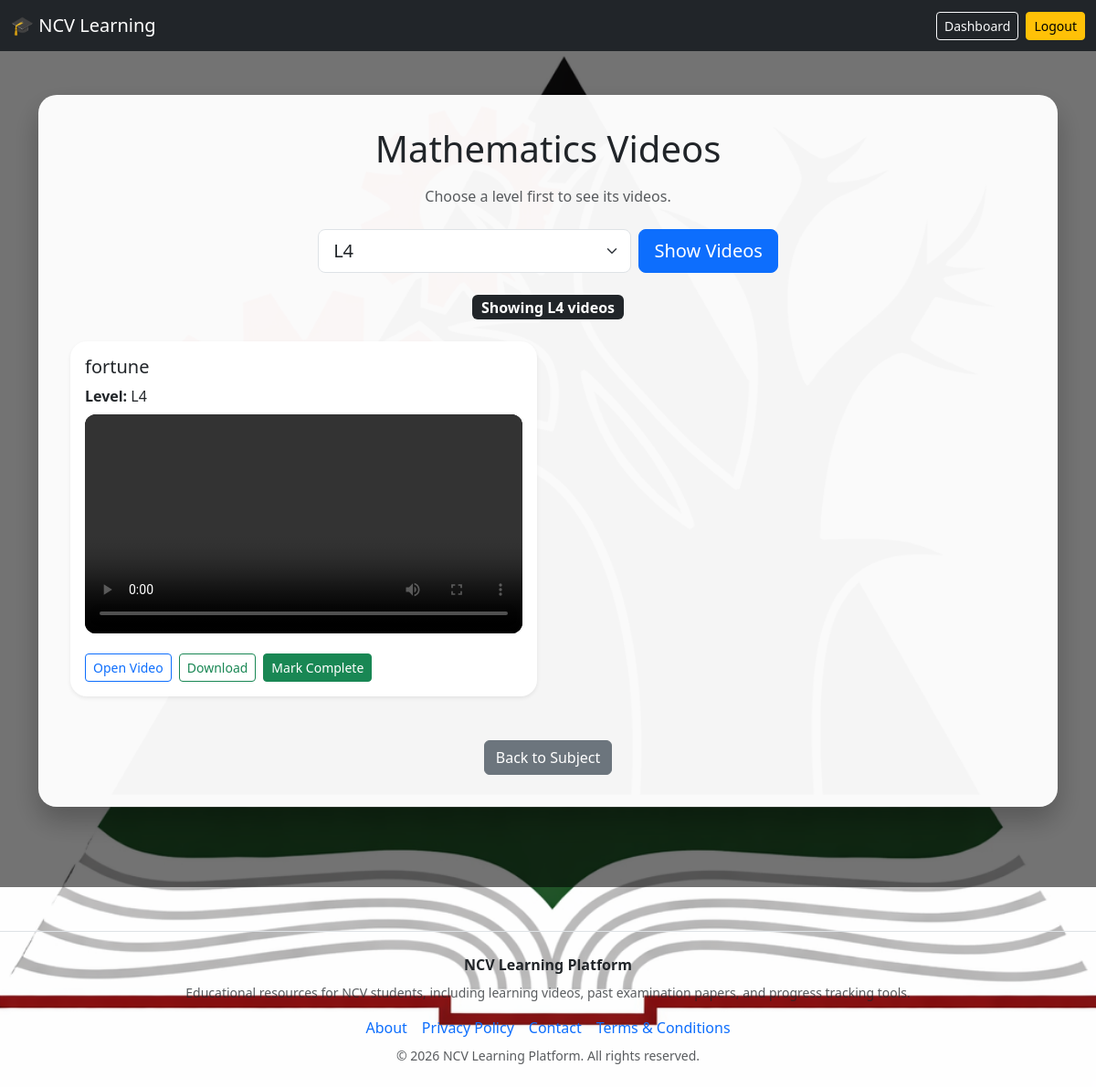
The page /subject/1/videos/?level=L4 (signed in) on the database as committed earlier.
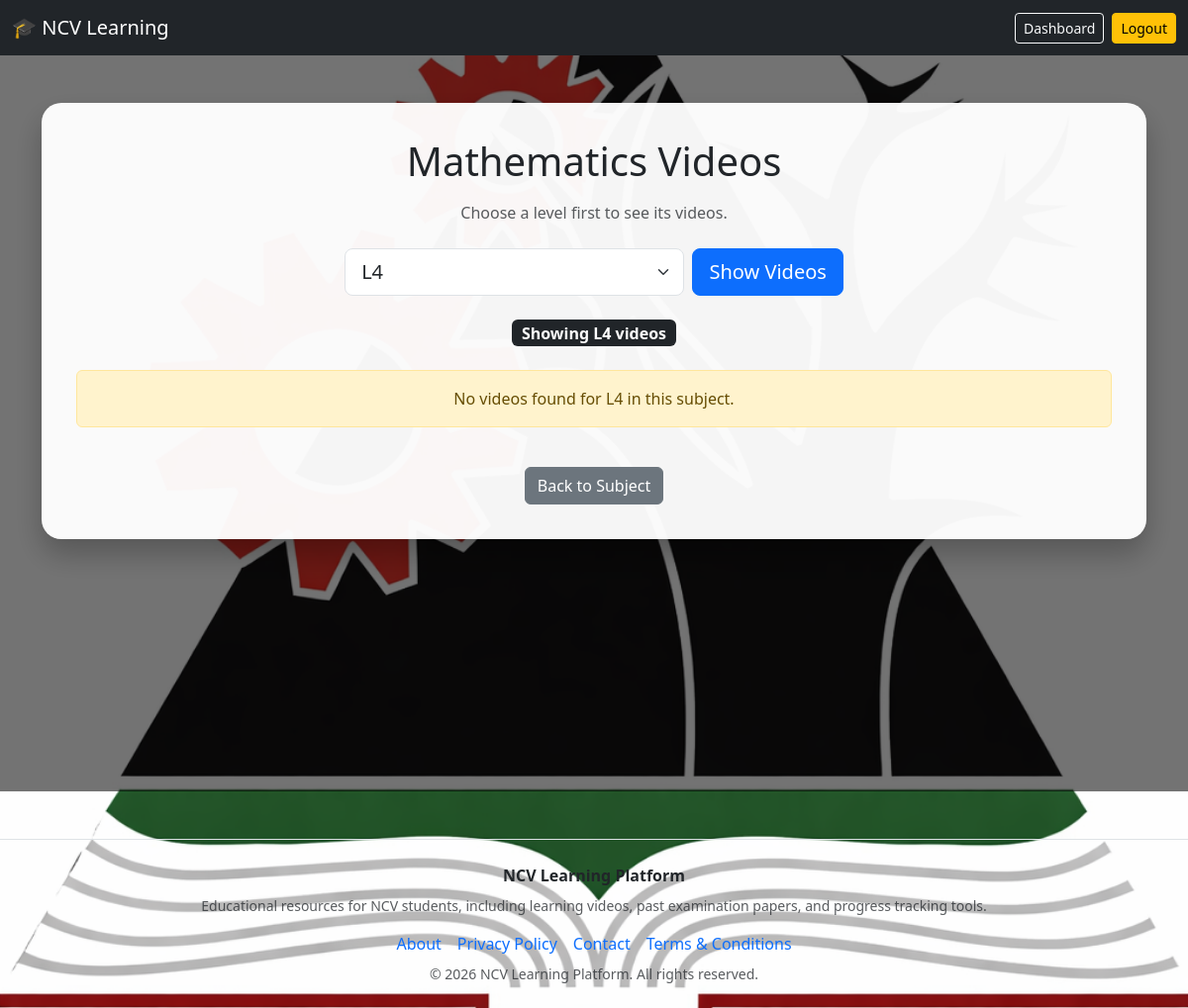
The same page on the database as committed later.
### core/models.py (models this page shows, shortened)
class Video(models.Model):
    LEVEL_CHOICES = [
        ("L2", "Level 2"),
        ("L3", "Level 3"),
        ("L4", "Level 4"),
    ]
    subject = models.ForeignKey(Subject, on_delete=models.CASCADE, related_name="videos")
    title = models.CharField(max_length=255)
    description = models.TextField(blank=True, null=True)
    level = models.CharField(max_length=2, choices=LEVEL_CHOICES, default="L2")
    video_file = models.FileField(upload_to=video_upload_path, blank=True, null=True)
    video_url = models.URLField(blank=True, null=True)
    uploaded_at = models.DateTimeField(auto_now_add=True)

### core/views.py (the view)
# urls.py: path('subject/<int:subject_id>/videos/', views.videos_by_subject, name='videos_by_subject'),
@login_required
def videos_by_subject(request, subject_id):
    subject = get_object_or_404(Subject, id=subject_id)
    level = request.GET.get("level", "").strip()
    if level in VALID_LEVELS:
        videos = Video.objects.filter(subject=subject, level=level).order_by("title", "-uploaded_at")
    else:
        videos = Video.objects.none()
        level = ""
    completed_video_ids = set(
        VideoProgress.objects.filter(student=request.user, completed=True)
        .values_list("video_id", flat=True)
    )
    return render(
        request,
        "core/videos_by_subject.html",
        {
            "subject": subject,
            "videos": videos,
            "selected_level": level,
            "valid_levels": VALID_LEVELS,
            "completed_video_ids": completed_video_ids,
        },
    )

### core/templates/core/videos_by_subject.html (shortened to what the changed rows need)
{% load static %}
<!DOCTYPE html>
<html lang="en">
<head>
    <link href="https://cdn.jsdelivr.net/npm/bootstrap@5.3.0/dist/css/bootstrap.min.css" rel="stylesheet">
</head>
<body>
<div class="page-overlay">
    <div class="container py-5">
        <div class="content-box">
            <h1 class="text-center mb-3">{{ subject.name }} Videos</h1>
            {% if not selected_level %}
                <div class="alert alert-info text-center">
                    No videos are shown until a level is selected.
                </div>
            {% else %}
                <div class="row">
                    {% for video in videos %}
                        <div class="col-lg-6 mb-4">
                            <div class="card video-card shadow-sm h-100">
                                <div class="card-body">
                                    <div class="d-flex justify-content-between align-items-start mb-2">
                                        <h5 class="card-title mb-0">{{ video.title }}</h5>
                                    </div>
                                    <p class="card-text mb-2"><strong>Level:</strong> {{ video.level }}</p>
                                    {% if video.video_file %}
                                        <video controls preload="metadata">
                                            <source src="{{ video.video_file.url }}" type="video/mp4">
                                        </video>
                                        <div class="mt-3 d-flex gap-2 flex-wrap">
                                            <a href="{{ video.video_file.url }}" target="_blank" class="btn btn-sm btn-outline-primary">Open Video</a>
                                            <a href="{{ video.video_file.url }}" download class="btn btn-sm btn-outline-success">Download</a>
                                            <a href="{% url 'video_complete' video.id %}" class="btn btn-sm btn-success">Mark Complete</a>
                                        </div>
                                    {% elif video.video_url %}
                                        <div class="mt-3 d-flex gap-2 flex-wrap">
                                            <a href="{{ video.video_url }}" target="_blank" class="btn btn-sm btn-outline-primary">Open Video Link</a>
                                            <a href="{% url 'video_complete' video.id %}" class="btn btn-sm btn-success">Mark Complete</a>
                                        </div>
                                    {% else %}
                                        <div class="alert alert-warning mt-3 mb-0">No video file uploaded for this lesson yet.</div>
                                    {% endif %}
                                </div>
                            </div>
                        </div>
                    {% empty %}
                        <div class="col-12">
                            <div class="alert alert-warning text-center">No videos found for {{ selected_level }} in this subject.</div>
                        </div>
                    {% endfor %}
                </div>
            {% endif %}
        </div>
    </div>
</div>
</body>
</html>

Rows that differ between the two databases and show on the page:
removed Video: title "fortune", level "L4"
Other text that changed with them:
{{ selected_level }}: (not shown) → "L4"
text now shown: "No videos found for in this subject."
